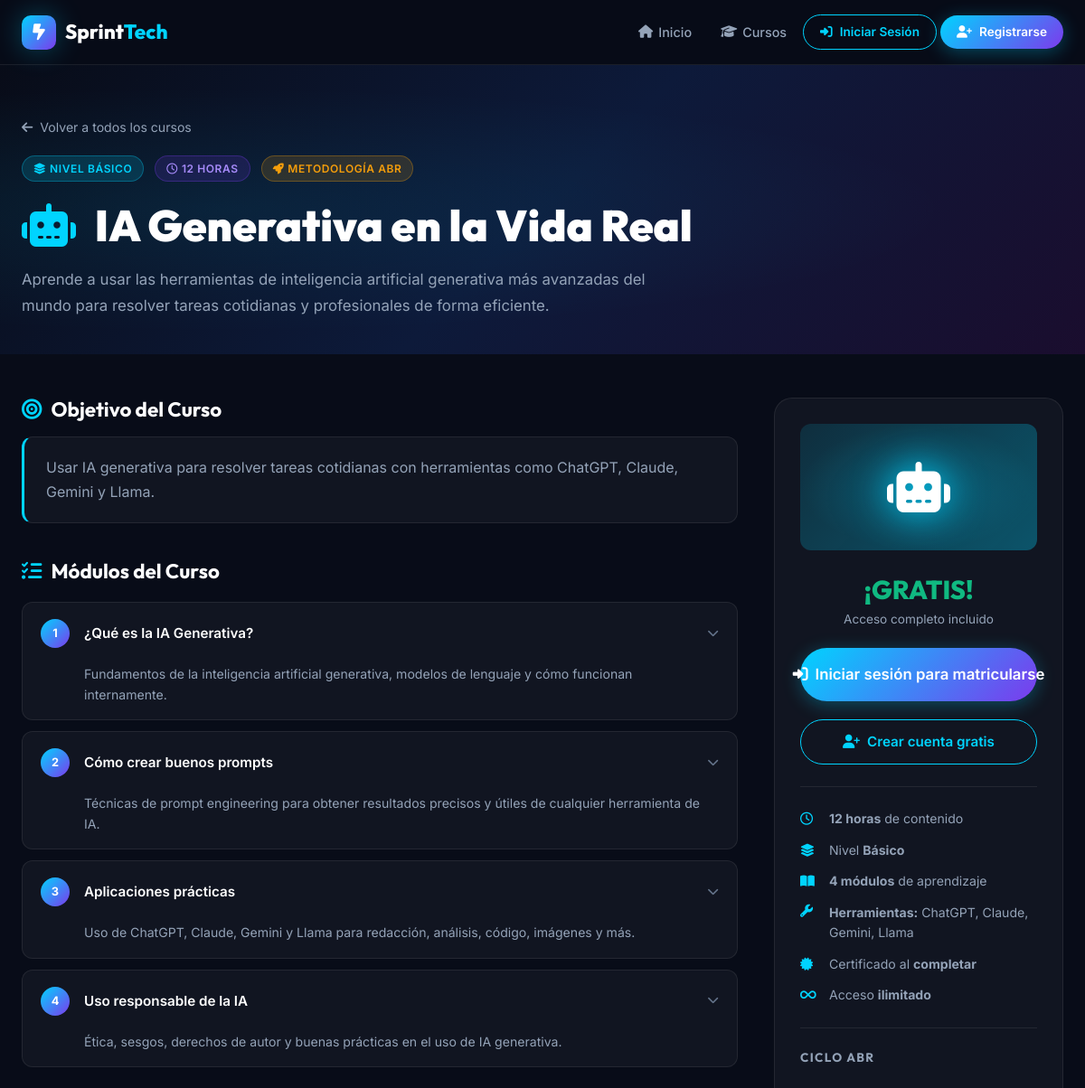
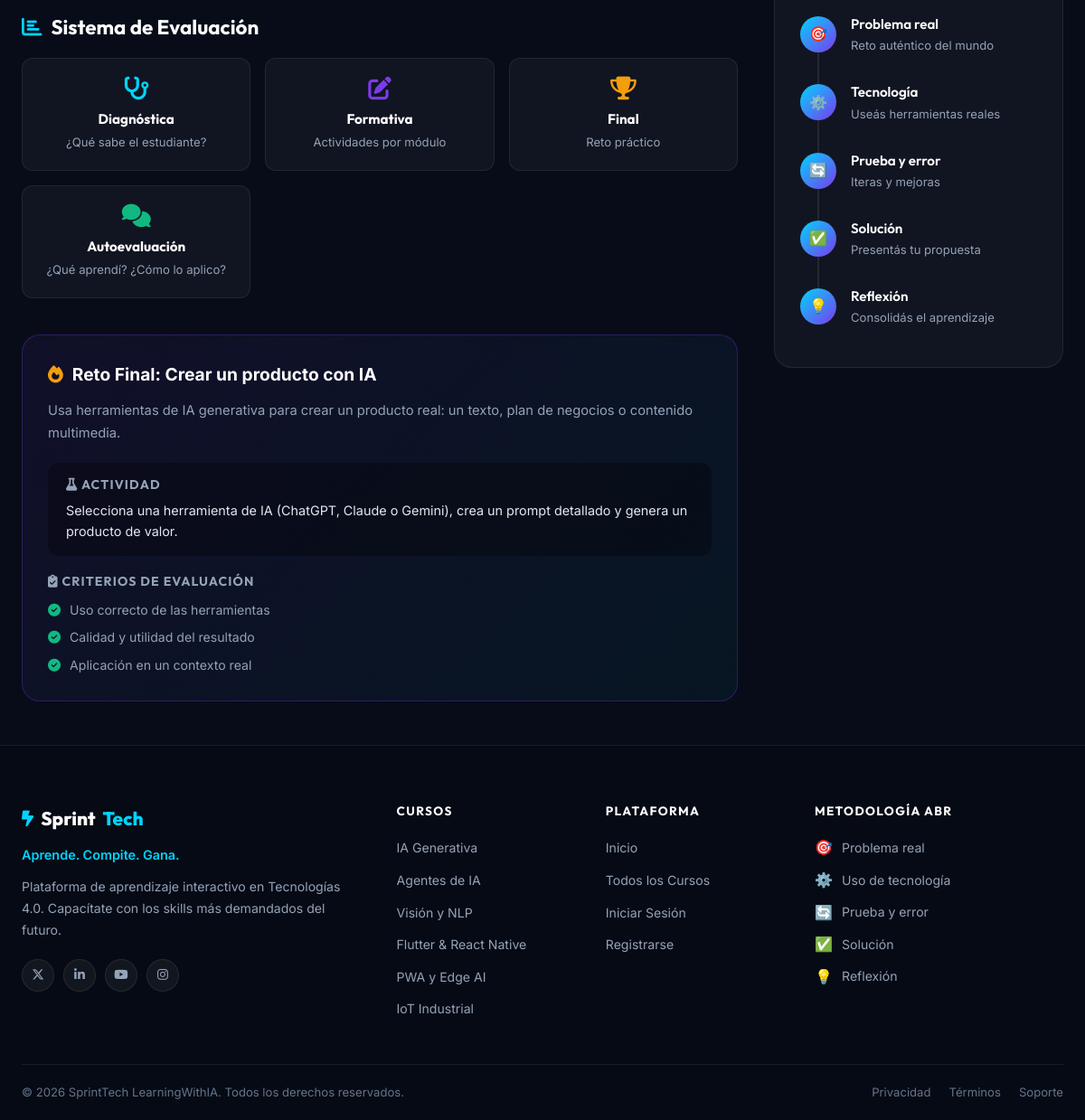
Page /courses/detail.php?id=1 on the committed database (2 pictures, top to bottom).
### tables this page shows
CREATE TABLE IF NOT EXISTS courses (
  id              INT AUTO_INCREMENT PRIMARY KEY,
  nombre          VARCHAR(200) NOT NULL,
  descripcion     TEXT,
  objetivo        TEXT,
  duracion_horas  INT NOT NULL,
  nivel           VARCHAR(50) DEFAULT 'Básico',
  herramientas    VARCHAR(255),
  color_accent    VARCHAR(20) DEFAULT '#00d4ff',
  icono           VARCHAR(50) DEFAULT 'fa-brain',
  orden           INT DEFAULT 0,
  activo          TINYINT(1) DEFAULT 1
);

CREATE TABLE IF NOT EXISTS modules (
  id          INT AUTO_INCREMENT PRIMARY KEY,
  course_id   INT NOT NULL,
  orden       INT NOT NULL,
  titulo      VARCHAR(200) NOT NULL,
  descripcion TEXT,
  FOREIGN KEY (course_id) REFERENCES courses(id) ON DELETE CASCADE
);

CREATE TABLE IF NOT EXISTS course_challenges (
  id                  INT AUTO_INCREMENT PRIMARY KEY,
  course_id           INT NOT NULL,
  titulo              VARCHAR(200) NOT NULL,
  descripcion         TEXT,
  actividad           TEXT,
  criterio_1          VARCHAR(200),
  criterio_2          VARCHAR(200),
  criterio_3          VARCHAR(200),
  FOREIGN KEY (course_id) REFERENCES courses(id) ON DELETE CASCADE
);

### config/session.php (called while the page is built, shortened)
<?php
function isLoggedIn(): bool {
    return isset($_SESSION['user_id']) && !empty($_SESSION['user_id']);
}
function baseUrl(string $path = ''): string {
    $script = $_SERVER['SCRIPT_NAME'] ?? '';
    $root = '';
    $protocol = (!empty($_SERVER['HTTPS']) && $_SERVER['HTTPS'] !== 'off') ? 'https' : 'http';
    $host     = $_SERVER['HTTP_HOST'] ?? 'localhost';
    return $protocol . '://' . $host . $root . '/' . ltrim($path, '/');
}

### courses/detail.php (the view, shortened to what this page needs)
<?php
require_once __DIR__ . '/../config/session.php';
$courseId = (int)($_GET['id'] ?? 0);
$db = getDB();
$stmt = $db->prepare('SELECT * FROM courses WHERE id = ? AND activo = 1');
$stmt->execute([$courseId]);
$course = $stmt->fetch();
$modStmt = $db->prepare('SELECT * FROM modules WHERE course_id = ? ORDER BY orden');
$modStmt->execute([$courseId]);
$modules = $modStmt->fetchAll();
$chalStmt = $db->prepare('SELECT * FROM course_challenges WHERE course_id = ? LIMIT 1');
$chalStmt->execute([$courseId]);
$challenge = $chalStmt->fetch();
$isEnrolled = false;
require_once __DIR__ . '/../includes/header.php';
?>
<section class="course-detail-hero" style="background: linear-gradient(135deg, #080c18 0%, #0d1a3a 100%); padding: 56px 0 40px;">
  <div style="position:absolute;inset:0;background:radial-gradient(ellipse at 20% 50%, <?= htmlspecialchars($course['color_accent']) ?>15 0%, transparent 60%);pointer-events:none;"></div>
  <div class="container">
    <div class="detail-header">
      <a href="<?= baseUrl('/courses/index.php') ?>" class="detail-back">
        <i class="fa-solid fa-arrow-left"></i> Volver a todos los cursos
      </a>
      <div class="detail-meta">
        <span class="badge badge-cyan"><i class="fa-solid fa-layer-group"></i> Nivel <?= htmlspecialchars($course['nivel']) ?></span>
        <span class="badge badge-violet"><i class="fa-regular fa-clock"></i> <?= (int)$course['duracion_horas'] ?> horas</span>
        <span class="badge badge-amber"><i class="fa-solid fa-rocket"></i> Metodología ABR</span>
      </div>
      <h1 class="detail-title">
        <i class="fa-solid <?= htmlspecialchars($course['icono']) ?>" style="color:<?= htmlspecialchars($course['color_accent']) ?>; margin-right:12px;"></i>
        <?= htmlspecialchars($course['nombre']) ?>
      </h1>
      <p class="detail-desc"><?= htmlspecialchars($course['descripcion']) ?></p>
    </div>
  </div>
</section>
<div class="container">
  <div class="course-layout">
    <div class="course-main">
      <section style="margin-bottom:40px;" class="fade-in">
        <h2 style="font-size:1.4rem; margin-bottom:16px; display:flex; align-items:center; gap:10px;">
          <span style="color:<?= htmlspecialchars($course['color_accent']) ?>;"><i class="fa-solid fa-bullseye"></i></span>
          Objetivo del Curso
        </h2>
        <div style="background:var(--clr-bg-card); border:1px solid var(--clr-border); border-left:3px solid <?= htmlspecialchars($course['color_accent']) ?>; border-radius:var(--radius-md); padding:20px 24px;">
          <p style="color:var(--clr-text-muted); line-height:1.7;"><?= htmlspecialchars($course['objetivo']) ?></p>
        </div>
      </section>
      <section style="margin-bottom:40px;" class="fade-in">
        <h2 style="font-size:1.4rem; margin-bottom:20px; display:flex; align-items:center; gap:10px;">
          <span style="color:<?= htmlspecialchars($course['color_accent']) ?>;"><i class="fa-solid fa-list-check"></i></span>
          Módulos del Curso
        </h2>
        <div style="display:flex; flex-direction:column; gap:12px;">
          <?php foreach ($modules as $mod): ?>
          <div class="module-item">
            <div class="module-header">
              <div class="module-number" style="background:linear-gradient(135deg, <?= htmlspecialchars($course['color_accent']) ?>, #7c3aed);">
                <?= (int)$mod['orden'] ?>
              </div>
              <span class="module-title"><?= htmlspecialchars($mod['titulo']) ?></span>
              <i class="fa-solid fa-chevron-down" style="color:var(--clr-text-dim); font-size:0.8rem;"></i>
            </div>
            <?php if (!empty($mod['descripcion'])): ?>
            <p class="module-desc"><?= htmlspecialchars($mod['descripcion']) ?></p>
            <?php endif; ?>
          </div>
          <?php endforeach; ?>
        </div>
      </section>
      <section style="margin-bottom:40px;" class="fade-in">
        <h2 style="font-size:1.4rem; margin-bottom:20px; display:flex; align-items:center; gap:10px;">
          <span style="color:<?= htmlspecialchars($course['color_accent']) ?>;"><i class="fa-solid fa-chart-bar"></i></span>
          Sistema de Evaluación
        </h2>
        <div style="display:grid; grid-template-columns:repeat(auto-fit, minmax(200px,1fr)); gap:16px;">
          <?php
          $evalTypes = [
            ['fa-stethoscope', 'Diagnóstica', '¿Qué sabe el estudiante?', 'cyan'],
            ['fa-pen-to-square', 'Formativa', 'Actividades por módulo', 'violet'],
            ['fa-trophy', 'Final', 'Reto práctico', 'amber'],
            ['fa-comments', 'Autoevaluación', '¿Qué aprendí? ¿Cómo lo aplico?', 'green'],
          ];
          foreach ($evalTypes as $ev): ?>
          <div style="background:var(--clr-bg-card); border:1px solid var(--clr-border); border-radius:var(--radius-md); padding:20px; text-align:center;">
            <i class="fa-solid <?= $ev[0] ?>" style="font-size:1.6rem; color:var(--clr-<?= $ev[3] ?>); margin-bottom:12px; display:block;"></i>
            <h4 style="font-size:0.95rem; margin-bottom:6px;"><?= $ev[1] ?></h4>
            <p style="font-size:0.82rem; color:var(--clr-text-muted);"><?= $ev[2] ?></p>
          </div>
          <?php endforeach; ?>
        </div>
      </section>
      <?php if ($challenge): ?>
      <section class="fade-in">
        <div class="challenge-box">
          <div class="challenge-title">
            <i class="fa-solid fa-fire" style="color:#f59e0b;"></i>
            Reto Final: <?= htmlspecialchars($challenge['titulo']) ?>
          </div>
          <p class="challenge-desc"><?= htmlspecialchars($challenge['descripcion']) ?></p>
          <?php if (!empty($challenge['actividad'])): ?>
          <div style="background:rgba(0,0,0,0.3); border-radius:var(--radius-md); padding:16px 20px; margin-bottom:20px;">
            <h5 style="font-size:0.88rem; color:var(--clr-text-muted); margin-bottom:8px; text-transform:uppercase; letter-spacing:0.08em;">
              <i class="fa-solid fa-flask"></i> Actividad
            </h5>
            <p style="font-size:0.9rem; line-height:1.6;"><?= nl2br(htmlspecialchars($challenge['actividad'])) ?></p>
          </div>
          <?php endif; ?>
          <h5 style="font-size:0.88rem; color:var(--clr-text-muted); margin-bottom:12px; text-transform:uppercase; letter-spacing:0.08em;">
            <i class="fa-solid fa-clipboard-check"></i> Criterios de Evaluación
          </h5>
          <div class="criteria-list">
            <?php foreach (['criterio_1', 'criterio_2', 'criterio_3'] as $crit): ?>
              <?php if (!empty($challenge[$crit])): ?>
              <div class="criteria-item">
                <i class="fa-solid fa-check-circle"></i>
                <?= htmlspecialchars($challenge[$crit]) ?>
              </div>
              <?php endif; ?>
            <?php endforeach; ?>
          </div>
        </div>
      </section>
      <?php endif; ?>
    </div>
    <aside class="course-sidebar fade-in fade-in-delay-2">
      <div class="sidebar-card">
        <div style="width:100%; height:140px; border-radius:var(--radius-md); background:linear-gradient(135deg, <?= htmlspecialchars($course['color_accent']) ?>22, <?= htmlspecialchars($course['color_accent']) ?>55); display:flex; align-items:center; justify-content:center; font-size:3.5rem; color:white; position:relative; overflow:hidden;">
          <div style="position:absolute;inset:0;background:radial-gradient(ellipse at center, <?= htmlspecialchars($course['color_accent']) ?>33 0%, transparent 70%);"></div>
          <i class="fa-solid <?= htmlspecialchars($course['icono']) ?>" style="position:relative;z-index:1;filter:drop-shadow(0 0 20px <?= htmlspecialchars($course['color_accent']) ?>);"></i>
        </div>
        <div class="sidebar-price">
          <strong style="color:var(--clr-green);">¡GRATIS!</strong>
          Acceso completo incluido
        </div>
        <?php if ($isEnrolled): ?>
          <div style="text-align:center;">
            <span class="badge badge-green" style="padding:10px 20px; font-size:0.9rem; width:100%; justify-content:center;">
              <i class="fa-solid fa-check-circle"></i> Ya estás matriculado
            </span>
            <a href="<?= baseUrl('/user/my_courses.php') ?>" class="btn btn-ghost w-full" style="margin-top:10px;">
              <i class="fa-solid fa-arrow-right"></i> Ir a Mis Cursos
            </a>
          </div>
        <?php else: ?>
          <a href="<?= baseUrl('/auth/login.php?redirect=' . urlencode($_SERVER['REQUEST_URI'])) ?>"
             class="btn btn-primary w-full btn-lg" id="btn-login-to-enroll">
            <i class="fa-solid fa-right-to-bracket"></i> Iniciar sesión para matricularse
          </a>
          <a href="<?= baseUrl('/auth/register.php') ?>" class="btn btn-outline w-full">
            <i class="fa-solid fa-user-plus"></i> Crear cuenta gratis
          </a>
        <?php endif; ?>
        <div class="divider" style="margin:4px 0;"></div>
        <div class="course-info-list">
          <div class="course-info-item">
            <i class="fa-regular fa-clock"></i>
            <span><strong><?= (int)$course['duracion_horas'] ?> horas</strong> de contenido</span>
          </div>
          <div class="course-info-item">
            <i class="fa-solid fa-layer-group"></i>
            <span>Nivel <strong><?= htmlspecialchars($course['nivel']) ?></strong></span>
          </div>
          <div class="course-info-item">
            <i class="fa-solid fa-book-open"></i>
            <span><strong><?= count($modules) ?> módulos</strong> de aprendizaje</span>
          </div>
          <?php if (!empty($course['herramientas'])): ?>
          <div class="course-info-item" style="align-items:flex-start;">
            <i class="fa-solid fa-wrench" style="margin-top:2px;"></i>
            <span><strong>Herramientas:</strong> <?= htmlspecialchars($course['herramientas']) ?></span>
          </div>
          <?php endif; ?>
          <div class="course-info-item">
            <i class="fa-solid fa-certificate"></i>
            <span>Certificado al <strong>completar</strong></span>
          </div>
          <div class="course-info-item">
            <i class="fa-solid fa-infinity"></i>
            <span>Acceso <strong>ilimitado</strong></span>
          </div>
        </div>
        <div class="divider" style="margin:4px 0;"></div>
        <h4 style="font-size:0.85rem; color:var(--clr-text-muted); text-transform:uppercase; letter-spacing:0.1em; margin-bottom:8px;">
          Ciclo ABR
        </h4>
        <div class="abr-cycle">
          <?php
          $abrItems = [
            ['🎯', 'Problema real', 'Reto auténtico del mundo'],
            ['⚙️', 'Tecnología', 'Useás herramientas reales'],
            ['🔄', 'Prueba y error', 'Iteras y mejoras'],
            ['✅', 'Solución', 'Presentás tu propuesta'],
            ['💡', 'Reflexión', 'Consolidás el aprendizaje'],
          ];
          foreach ($abrItems as $abr): ?>
          <div class="abr-step-item">
            <div class="abr-step-dot" style="background: linear-gradient(135deg, <?= htmlspecialchars($course['color_accent']) ?>, #7c3aed);">
              <?= $abr[0] ?>
            </div>
            <div class="abr-step-content">
              <h5><?= $abr[1] ?></h5>
              <p><?= $abr[2] ?></p>
            </div>
          </div>
          <?php endforeach; ?>
        </div>
      </div>
    </aside>
  </div>
</div>
<?php require_once __DIR__ . '/../includes/footer.php'; ?>

### rows in the picture
courses: nivel "BÁSICO", duracion_horas "12", nombre "IA Generativa en la Vida Real", descripcion "Aprende a usar las herramientas de inteligencia artificial generativa más avanzadas del mundo para resolver tareas cotidianas y profesionales de forma eficiente.", objetivo "Usar IA generativa para resolver tareas cotidianas con herramientas como ChatGPT, Claude, Gemini y Llama.", nivel "Básico", herramientas "ChatGPT, Claude, Gemini, Llama"
modules: orden "1", titulo "¿Qué es la IA Generativa?", descripcion "Fundamentos de la inteligencia artificial generativa, modelos de lenguaje y cómo funcionan internamente."
modules: orden "2", titulo "Cómo crear buenos prompts", descripcion "Técnicas de prompt engineering para obtener resultados precisos y útiles de cualquier herramienta de IA."
modules: orden "3", titulo "Aplicaciones prácticas", descripcion "Uso de ChatGPT, Claude, Gemini y Llama para redacción, análisis, código, imágenes y más."
modules: orden "4", titulo "Uso responsable de la IA", descripcion "Ética, sesgos, derechos de autor y buenas prácticas en el uso de IA generativa."
course_challenges: titulo "Crear un producto con IA", descripcion "Usa herramientas de IA generativa para crear un producto real: un texto, plan de negocios o contenido multimedia.", actividad "Selecciona una herramienta de IA (ChatGPT, Claude o Gemini), crea un prompt detallado y genera un producto de valor.", criterio_1 "Uso correcto de las herramientas", criterio_2 "Calidad y utilidad del resultado", criterio_3 "Aplicación en un contexto real"

### other values in the picture
$ev[1] "Diagnóstica"
$ev[2] "¿Qué sabe el estudiante?"
$ev[1] "Formativa"
$ev[2] "Actividades por módulo"
$ev[1] "Final"
$ev[2] "Reto práctico"
$ev[1] "Autoevaluación"
$ev[2] "¿Qué aprendí? ¿Cómo lo aplico?"
count($modules) "4"
$abr[0] "🎯"
$abr[1] "Problema real"
$abr[2] "Reto auténtico del mundo"
$abr[0] "⚙️"
$abr[1] "Tecnología"
$abr[2] "Useás herramientas reales"
